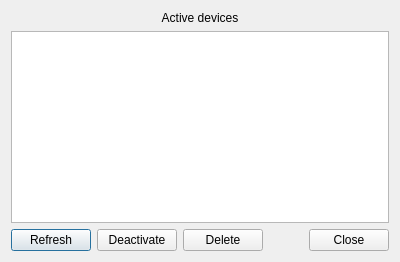
<?xml version="1.0" encoding="UTF-8"?>
<ui version="4.0">
    <class>DeviceManagerDialog</class>
    <widget class="QDialog" name="DeviceManagerDialog">
        <property name="windowTitle">
            <string>Secrum — Devices</string>
        </property>
        <layout class="QVBoxLayout" name="verticalLayout">
            <item>
                <widget class="QLabel" name="titleLabel">
                    <property name="text">
                        <string>Active devices</string>
                    </property>
                    <property name="alignment">
                        <set>Qt::AlignCenter</set>
                    </property>
                    <property name="margin">
                        <number>4</number>
                    </property>
                </widget>
            </item>
            <item>
                <widget class="QTableWidget" name="devicesTable">
                    <property name="selectionBehavior">
                        <enum>QAbstractItemView::SelectRows</enum>
                    </property>
                    <property name="selectionMode">
                        <enum>QAbstractItemView::SingleSelection</enum>
                    </property>
                    <property name="editTriggers">
                        <set>QAbstractItemView::NoEditTriggers</set>
                    </property>
                </widget>
            </item>
            <item>
                <layout class="QHBoxLayout" name="buttonLayout">
                    <item>
                        <widget class="QPushButton" name="refreshButton">
                            <property name="text">
                                <string>Refresh</string>
                            </property>
                        </widget>
                    </item>
                    <item>
                        <widget class="QPushButton" name="deactivateButton">
                            <property name="text">
                                <string>Deactivate</string>
                            </property>
                        </widget>
                    </item>
                    <item>
                        <widget class="QPushButton" name="deleteButton">
                            <property name="text">
                                <string>Delete</string>
                            </property>
                        </widget>
                    </item>
                    <item>
                        <spacer name="horizontalSpacer">
                            <property name="orientation">
                                <enum>Qt::Horizontal</enum>
                            </property>
                            <property name="sizeHint" stdset="0">
                                <size>
                                    <width>40</width>
                                    <height>20</height>
                                </size>
                            </property>
                        </spacer>
                    </item>
                    <item>
                        <widget class="QPushButton" name="closeButton">
                            <property name="text">
                                <string>Close</string>
                            </property>
                            <property name="autoDefault">
                                <bool>false</bool>
                            </property>
                        </widget>
                    </item>
                </layout>
            </item>
        </layout>
    </widget>
    <connections>
        <connection>
            <sender>closeButton</sender>
            <signal>clicked()</signal>
            <receiver>DeviceManagerDialog</receiver>
            <slot>accept()</slot>
            <hints>
                <hint type="sourcelabel">
                    <x>10</x>
                    <y>10</y>
                </hint>
                <hint type="destinationlabel">
                    <x>10</x>
                    <y>10</y>
                </hint>
            </hints>
        </connection>
    </connections>
</ui>
